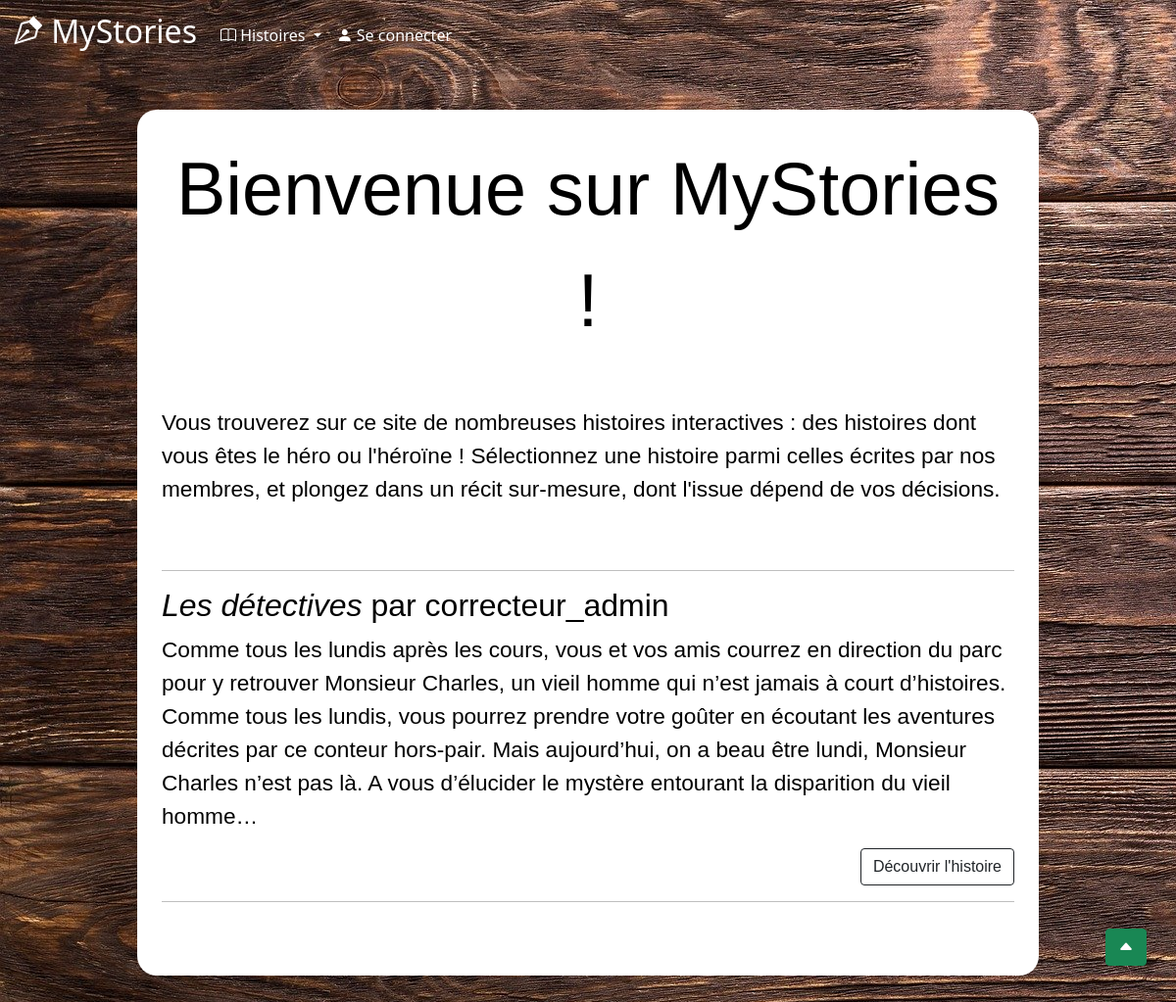
Before: / with the older database file.
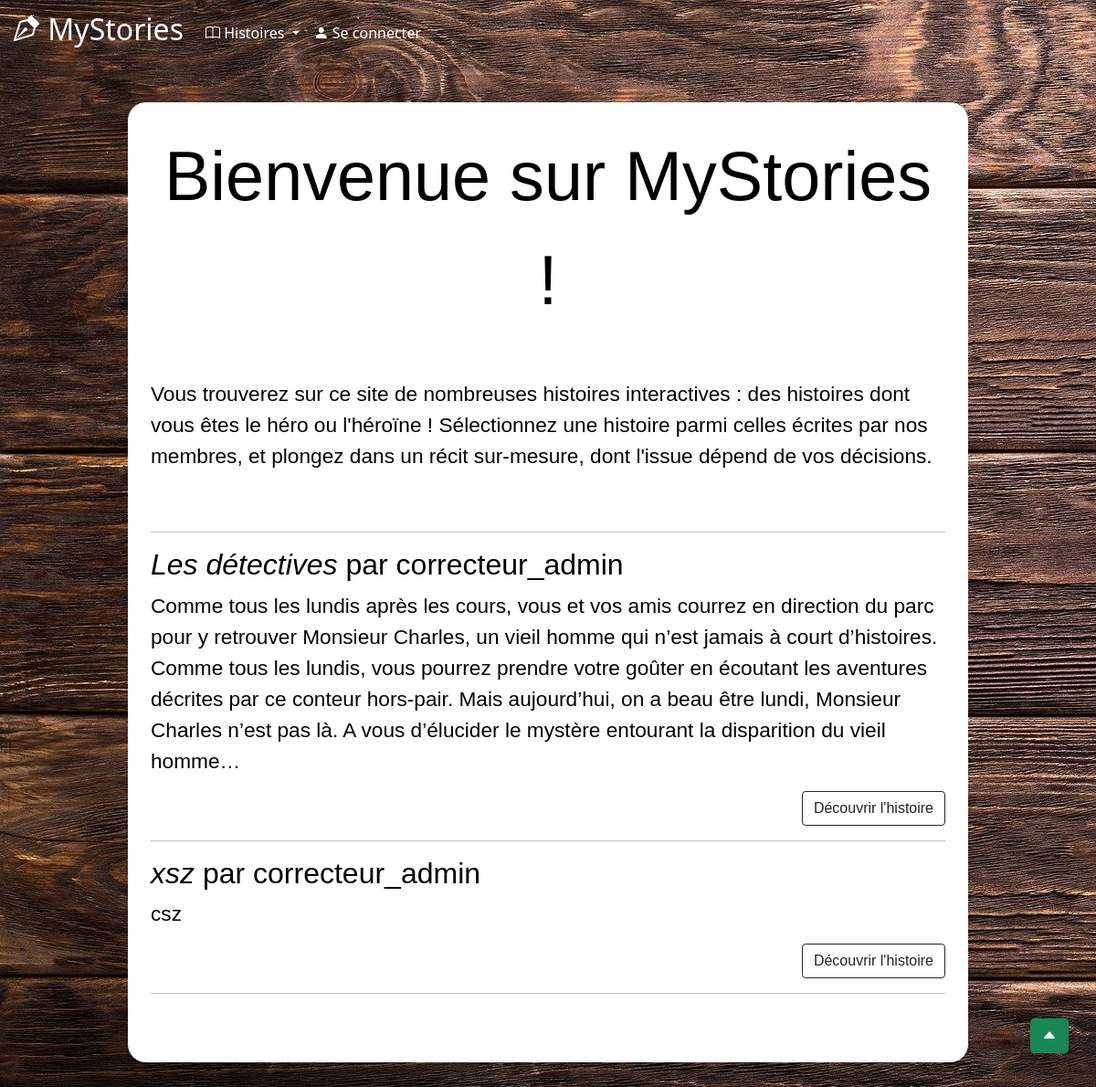
After: the same page with the newer database file.
### tables this page shows
CREATE TABLE `stories` (
  `id_story` int(11) NOT NULL,
  `title` varchar(50) DEFAULT NULL,
  `author` varchar(30) DEFAULT NULL,
  `nbChapters` int(11) DEFAULT NULL,
  `finished` tinyint(1) DEFAULT NULL,
  `date` date DEFAULT NULL,
  `hide` tinyint(1) NOT NULL,
  `summary` mediumtext NOT NULL,
  `nbrPoints` int(11) DEFAULT NULL
);

### Index.php (the view)
<?php include("includes/header.php") ?>
<?php include("includes/connect.php") ?>
<main>
  <div id="backgroundConnexion">
    <p class="titre"> Bienvenue sur MyStories ! </p>
    <br />
    <p>Vous trouverez sur ce site de nombreuses histoires interactives : des histoires dont vous êtes le héro ou l'héroïne ! Sélectionnez une histoire parmi celles écrites par nos membres, et plongez dans un récit sur-mesure, dont l'issue dépend de vos décisions.</p>
    <br />
    <hr />
    <div>
      <?php
      $requete = "SELECT * FROM stories WHERE hide='0'";
      $resultat = $bdd->query($requete);
      while ($histoire = $resultat->fetch()) {
        $valeur = $histoire["id_story"];
      ?>
        <div>
          <h2><em><?= $histoire['title'] ?></em> par <?= $histoire['author'] ?></h2>
          <p><?= $histoire['summary'] ?></p>
        </div>
        <div id="btn-lecture">
          <?php
          if (isset($_SESSION['login'])) {
            $link = "StorySummary.php?id=$valeur.php";
          } else {
            $link = "NonConnecte.php";
          }?>
          <a class="btn btn-outline-dark" href="<?= $link ?>" role="button">Découvrir l'histoire</a>
        </div>
        <hr />
      <?php
      }
      ?>
    </div>
    <br />
    <a class="btn btn-success" id="btnHautPage" href="#top" role="button" title="Haut de page"> <i class="bi bi-caret-up-fill"></i> </a>
  </div>
</main>
</body>
</html>

### includes/head.php (shortened to what this page needs)
<!doctype html>
<html lang="fr">
<head>
  <link href="https://cdn.jsdelivr.net/npm/bootstrap@5.0.2/dist/css/bootstrap.min.css" rel="stylesheet">
  <link rel="stylesheet" href="https://cdn.jsdelivr.net/npm/bootstrap-icons@1.5.0/font/bootstrap-icons.css">
  <link rel="stylesheet" href="style.css" />
</head>

### includes/header.php (shortened to what this page needs)
<?php include("includes/head.php"); ?>
<body class="accueil">
  <nav class="navbar navbar-expand-lg navbar-dark bg-transparent">
    <div class="container-fluid">
      <a class="navbar-brand" href="index.php">
        <h2><i class="bi bi-vector-pen"></i> MyStories</h2>
      </a>
      <div class="collapse navbar-collapse" id="navbarSupportedContent">
        <ul class="navbar-nav me-auto mb-2 mb-lg-0">
          <li class="nav-item dropdown">
            <a class="nav-link dropdown-toggle" href="#" id="navbarDropdown" role="button" data-bs-toggle="dropdown" aria-expanded="false">
              <i class="bi bi-book"></i> Histoires
            </a>
          </li>
          <li class="nav-item dropdown">
            <?php
            if (isset($_SESSION['login'])) {
            ?>
              <a class="nav-link dropdown-toggle" href="#" id="navbarDropdown" role="button" data-bs-toggle="dropdown" aria-expanded="false"> <i class="bi bi-person-check-fill"></i> Mon profil </a>
              <ul class="dropdown-menu" aria-labelledby="navbarDropdown">
                <li><a class="dropdown-item" href="#">Bibliothèque</a></li>
                <li><a class="dropdown-item" href="logout.php">Se déconnecter</a></li>
              </ul>
            <?php
            } else {
            ?>
              <a class="nav-link active" aria-current="page" href="login.php"><i class="bi bi-person-fill"></i> Se connecter</a>
            <?php
            }
            ?>
          </li>
        </ul>
      </div>
    </div>
  </nav>

### style.css (style rules this page uses)
.accueil { background-image: url("images/fondBois.jpg"); }
body { background-color: black; color: white; }
.titre { font-size: 2cm; font-family: 'Trebuchet MS', 'Lucida Sans Unicode', 'Lucida Grande', 'Lucida Sans', Arial, sans-serif; text-align: center; }
main { margin: 20px 10%; color: black; padding: 20px; position: relative; background-size: cover; background-attachment: fixed; width: 80vw; font-size: 0.6cm; font-family: 'Trebuchet MS', 'Lucida Sans Unicode', 'Lucida Grande', 'Lucida Sans', Arial, sans-serif; }
#btn-lecture { display: flex; justify-content: flex-end; }
#navbarDropdown { color: white; }
#backgroundConnexion { position: relative; top: 0; left: 0; min-height: 60vh; background: white; border-radius: 20px; padding: 25px; z-index: 1; }
#btnHautPage { position: fixed; bottom: 50px; right: 30px; }

Changed rows visible on the page:
added stories: title "xsz", author "correcteur_admin", summary "csz"
